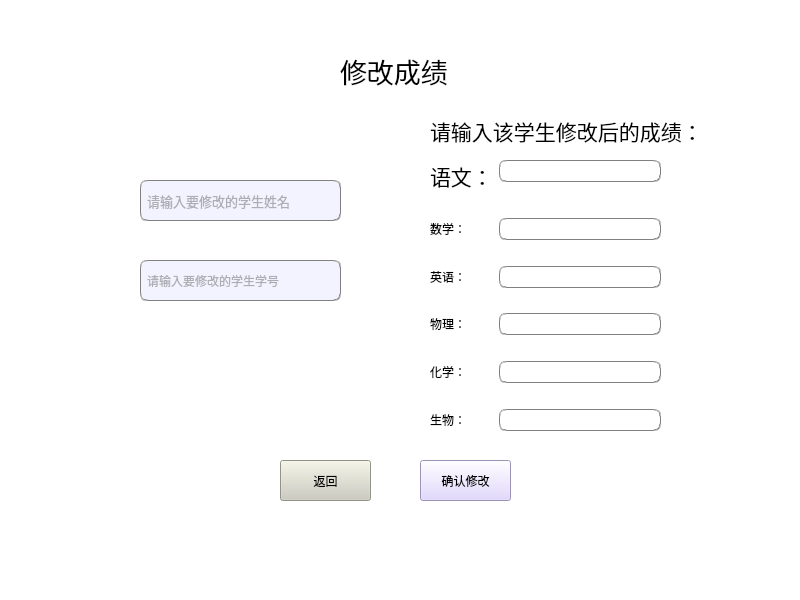
<?xml version="1.0" encoding="UTF-8"?>
<ui version="4.0">
 <class>revise_score</class>
 <widget class="QMainWindow" name="revise_score">
  <property name="geometry">
   <rect>
    <x>0</x>
    <y>0</y>
    <width>800</width>
    <height>600</height>
   </rect>
  </property>
  <property name="windowTitle">
   <string>MainWindow</string>
  </property>
  <property name="styleSheet">
   <string notr="true">background-color: rgb(255, 255, 255);</string>
  </property>
  <widget class="QWidget" name="centralwidget">
   <widget class="QPushButton" name="btn_revise_return">
    <property name="geometry">
     <rect>
      <x>280</x>
      <y>460</y>
      <width>91</width>
      <height>41</height>
     </rect>
    </property>
    <property name="styleSheet">
     <string notr="true">font: 16pt &quot;宋体&quot;;
background-color: rgb(204, 204, 191);</string>
    </property>
    <property name="text">
     <string>返回</string>
    </property>
   </widget>
   <widget class="QLineEdit" name="revise_num">
    <property name="geometry">
     <rect>
      <x>140</x>
      <y>260</y>
      <width>201</width>
      <height>41</height>
     </rect>
    </property>
    <property name="styleSheet">
     <string notr="true">background-color: rgb(243, 243, 255);
border:1px groove gray;border-radius:
7px;padding:2px 4px;
font: 10pt &quot;宋体&quot;;
color: rgb(103, 103, 103);</string>
    </property>
    <property name="text">
     <string/>
    </property>
    <property name="placeholderText">
     <string>请输入要修改的学生学号</string>
    </property>
   </widget>
   <widget class="QLabel" name="revise_score_title">
    <property name="geometry">
     <rect>
      <x>430</x>
      <y>110</y>
      <width>271</width>
      <height>41</height>
     </rect>
    </property>
    <property name="font">
     <font>
      <family>宋体</family>
      <pointsize>16</pointsize>
     </font>
    </property>
    <property name="text">
     <string>请输入该学生修改后的成绩：</string>
    </property>
   </widget>
   <widget class="QLineEdit" name="revise_name">
    <property name="geometry">
     <rect>
      <x>140</x>
      <y>180</y>
      <width>201</width>
      <height>41</height>
     </rect>
    </property>
    <property name="font">
     <font>
      <family>宋体</family>
      <pointsize>10</pointsize>
      <italic>false</italic>
      <bold>false</bold>
     </font>
    </property>
    <property name="styleSheet">
     <string notr="true">background-color: rgb(243, 243, 255);
border:1px groove gray;border-radius:
7px;padding:2px 4px;
font: 10pt &quot;宋体&quot;;
color: rgb(103, 103, 103);</string>
    </property>
    <property name="text">
     <string/>
    </property>
    <property name="placeholderText">
     <string>请输入要修改的学生姓名</string>
    </property>
   </widget>
   <widget class="QPushButton" name="btn_revise_confirm">
    <property name="geometry">
     <rect>
      <x>420</x>
      <y>460</y>
      <width>91</width>
      <height>41</height>
     </rect>
    </property>
    <property name="styleSheet">
     <string notr="true">font: 16pt &quot;宋体&quot;;
background-color: rgb(218, 205, 255);</string>
    </property>
    <property name="text">
     <string>确认修改</string>
    </property>
   </widget>
   <widget class="QWidget" name="widget" native="true">
    <property name="geometry">
     <rect>
      <x>430</x>
      <y>160</y>
      <width>231</width>
      <height>271</height>
     </rect>
    </property>
    <property name="styleSheet">
     <string notr="true">
color: rgb(0, 0,0);</string>
    </property>
    <layout class="QFormLayout" name="formLayout_4">
     <item row="0" column="1">
      <widget class="QLineEdit" name="revise_Chinese_line">
       <property name="styleSheet">
        <string notr="true">border:1px groove gray;border-radius:
7px;padding:2px 4px;</string>
       </property>
      </widget>
     </item>
     <item row="1" column="1">
      <spacer name="verticalSpacer">
       <property name="orientation">
        <enum>Qt::Vertical</enum>
       </property>
       <property name="sizeHint" stdset="0">
        <size>
         <width>20</width>
         <height>40</height>
        </size>
       </property>
      </spacer>
     </item>
     <item row="2" column="0">
      <widget class="QLabel" name="revise_math_label">
       <property name="styleSheet">
        <string notr="true">font: 16pt &quot;宋体&quot;;</string>
       </property>
       <property name="text">
        <string>数学：</string>
       </property>
      </widget>
     </item>
     <item row="2" column="1">
      <widget class="QLineEdit" name="revise_math_line">
       <property name="styleSheet">
        <string notr="true">border:1px groove gray;border-radius:
7px;padding:2px 4px;</string>
       </property>
      </widget>
     </item>
     <item row="3" column="1">
      <spacer name="verticalSpacer_2">
       <property name="orientation">
        <enum>Qt::Vertical</enum>
       </property>
       <property name="sizeHint" stdset="0">
        <size>
         <width>20</width>
         <height>40</height>
        </size>
       </property>
      </spacer>
     </item>
     <item row="4" column="0">
      <widget class="QLabel" name="revise_English_label">
       <property name="styleSheet">
        <string notr="true">font: 16pt &quot;宋体&quot;;</string>
       </property>
       <property name="text">
        <string>英语：</string>
       </property>
      </widget>
     </item>
     <item row="4" column="1">
      <widget class="QLineEdit" name="revise_English_line">
       <property name="styleSheet">
        <string notr="true">border:1px groove gray;border-radius:
7px;padding:2px 4px;</string>
       </property>
      </widget>
     </item>
     <item row="5" column="1">
      <spacer name="verticalSpacer_3">
       <property name="orientation">
        <enum>Qt::Vertical</enum>
       </property>
       <property name="sizeHint" stdset="0">
        <size>
         <width>20</width>
         <height>40</height>
        </size>
       </property>
      </spacer>
     </item>
     <item row="6" column="0">
      <widget class="QLabel" name="revise_physics_label">
       <property name="styleSheet">
        <string notr="true">font: 16pt &quot;宋体&quot;;</string>
       </property>
       <property name="text">
        <string>物理：</string>
       </property>
      </widget>
     </item>
     <item row="6" column="1">
      <widget class="QLineEdit" name="revise_physics_line">
       <property name="styleSheet">
        <string notr="true">border:1px groove gray;border-radius:
7px;padding:2px 4px;</string>
       </property>
      </widget>
     </item>
     <item row="7" column="1">
      <spacer name="verticalSpacer_4">
       <property name="orientation">
        <enum>Qt::Vertical</enum>
       </property>
       <property name="sizeHint" stdset="0">
        <size>
         <width>20</width>
         <height>40</height>
        </size>
       </property>
      </spacer>
     </item>
     <item row="8" column="0">
      <widget class="QLabel" name="revise_chemistry_label">
       <property name="styleSheet">
        <string notr="true">font: 16pt &quot;宋体&quot;;</string>
       </property>
       <property name="text">
        <string>化学：</string>
       </property>
      </widget>
     </item>
     <item row="8" column="1">
      <widget class="QLineEdit" name="revise_chemistry_line">
       <property name="styleSheet">
        <string notr="true">border:1px groove gray;border-radius:
7px;padding:2px 4px;</string>
       </property>
      </widget>
     </item>
     <item row="9" column="1">
      <spacer name="verticalSpacer_5">
       <property name="orientation">
        <enum>Qt::Vertical</enum>
       </property>
       <property name="sizeHint" stdset="0">
        <size>
         <width>20</width>
         <height>40</height>
        </size>
       </property>
      </spacer>
     </item>
     <item row="10" column="0">
      <widget class="QLabel" name="revise_biology_label">
       <property name="styleSheet">
        <string notr="true">font: 16pt &quot;宋体&quot;;</string>
       </property>
       <property name="text">
        <string>生物：</string>
       </property>
      </widget>
     </item>
     <item row="10" column="1">
      <widget class="QLineEdit" name="revise_biology_line">
       <property name="styleSheet">
        <string notr="true">border:1px groove gray;border-radius:
7px;padding:2px 4px;</string>
       </property>
      </widget>
     </item>
     <item row="0" column="0">
      <widget class="QLabel" name="revise_Chinese_label">
       <property name="styleSheet">
        <string notr="true">font: 16pt &quot;宋体&quot;;</string>
       </property>
       <property name="text">
        <string>&lt;html&gt;&lt;head/&gt;&lt;body&gt;&lt;p&gt;&lt;span style=&quot; font-size:16pt;&quot;&gt;语文：&lt;/span&gt;&lt;/p&gt;&lt;/body&gt;&lt;/html&gt;</string>
       </property>
      </widget>
     </item>
    </layout>
   </widget>
   <widget class="QLabel" name="revise_title">
    <property name="geometry">
     <rect>
      <x>340</x>
      <y>40</y>
      <width>141</width>
      <height>61</height>
     </rect>
    </property>
    <property name="font">
     <font>
      <family>宋体</family>
      <pointsize>20</pointsize>
     </font>
    </property>
    <property name="text">
     <string>修改成绩</string>
    </property>
   </widget>
  </widget>
  <widget class="QMenuBar" name="menubar">
   <property name="geometry">
    <rect>
     <x>0</x>
     <y>0</y>
     <width>800</width>
     <height>21</height>
    </rect>
   </property>
  </widget>
  <widget class="QStatusBar" name="statusbar"/>
 </widget>
 <resources/>
 <connections/>
</ui>
